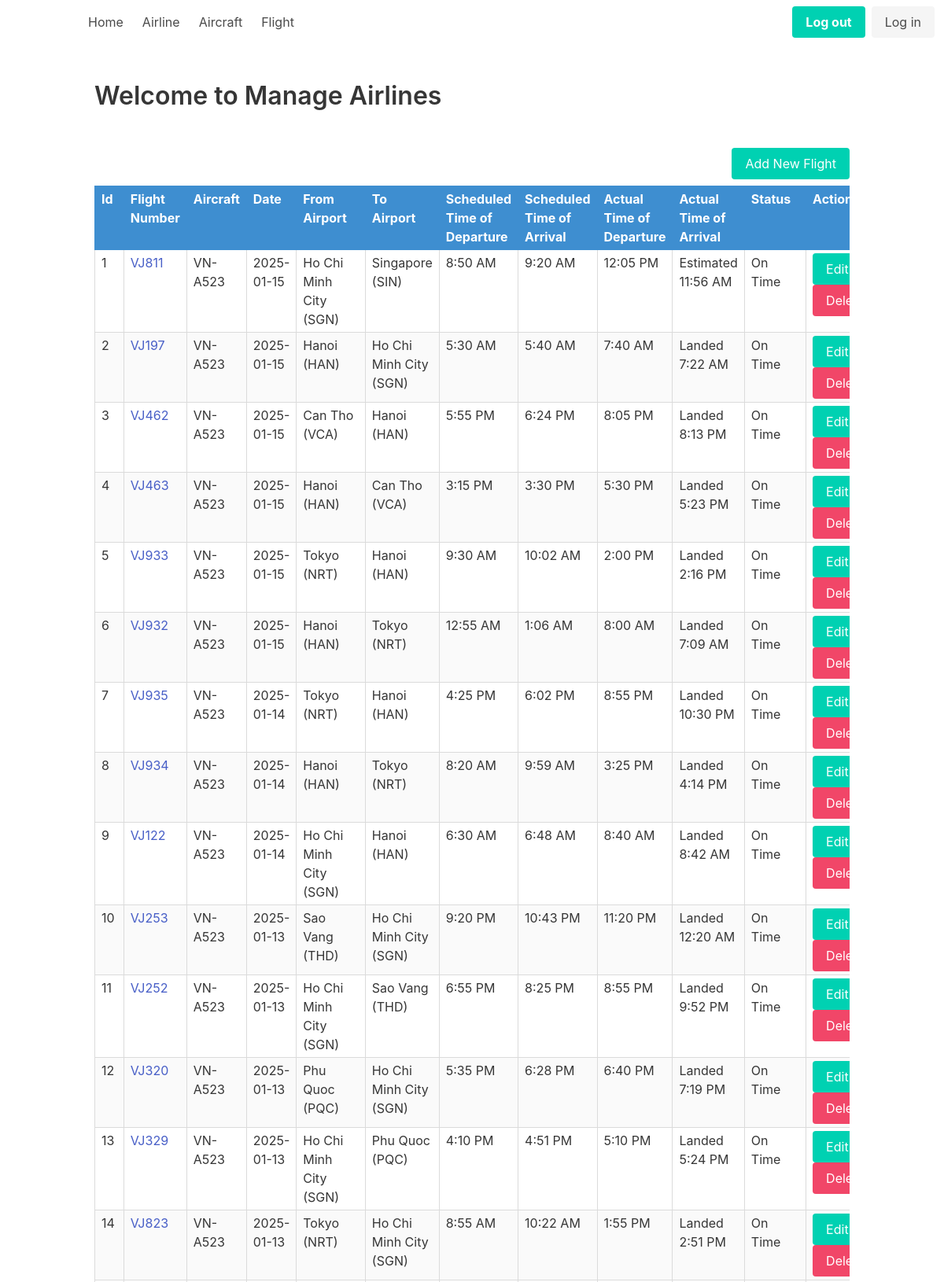
The page /flights (upper part) on the database its author committed.
### models/model.py (models this page shows)
class Base(DeclarativeBase):
    pass

class FlightModel(Base):
    __tablename__ = "flight"
    flight_id = Column(Integer, primary_key=True)
    flight_number = Column(String, nullable=False)
    aircraft_id = Column(Integer, ForeignKey("aircraft.aircraft_id"))
    airline_id = Column(Integer, nullable=False)
    date = Column(DateTime, nullable=False)
    from_airport = Column(String, nullable=False)
    to_airport = Column(String, nullable=False)
    scheduled_time_of_departure = Column(String, nullable=False)
    scheduled_time_of_arrival = Column(String, nullable=False)
    status = Column(String, nullable=False)
    actual_time_of_departure = Column(String, nullable=False)
    actual_time_of_arrival = Column(String, nullable=False)
    aircraft: Mapped["AirCraftModel"] = relationship(back_populates="flights")

class AirCraftModel(Base):
    __tablename__ = "aircraft"
    aircraft_id = Column(Integer, primary_key=True)
    name = Column(String, nullable=False)
    airline_id = Column(Integer, ForeignKey("airline.airline_id"))
    type = Column(String, nullable=False)
    airline: Mapped["AirlineModel"] = relationship(back_populates="aircrafts")
    flights: Mapped[List["FlightModel"]] = relationship(back_populates="aircraft")

### app.py (the view)
@app.route('/flights')
def route_flight():
    return flight_list(session)

### flight.py (called while the page is built)
def flight_list(session):
    stmt = select(FlightModel)
    flights = session.execute(stmt).scalars().all()
    return render_template('flight_list.html', flights=flights)

### templates/flight_list.html
{% extends "base.html" %} {% block content %}
<a class="button is-primary is-pulled-right" href="/flight/add"
  >Add New Flight</a
>
<br />
<br />
<div class="table-container">
  <table
    class="table is-bordered is-striped is-narrow is-hoverable is-fullwidth"
  >
    <thead>
      <tr>
        <th class="is-info">Id</th>
        <th class="is-info">Flight Number</th>
        <th class="is-info">Aircraft</th>
        <th class="is-info">Date</th>
        <th class="is-info">From Airport</th>
        <th class="is-info">To Airport</th>
        <th class="is-info">Scheduled Time of Departure</th>
        <th class="is-info">Scheduled Time of Arrival</th>
        <th class="is-info">Actual Time of Departure</th>
        <th class="is-info">Actual Time of Arrival</th>
        <th class="is-info">Status</th>
        <th class="is-info">Actions</th>
      </tr>
    </thead>
    <tbody>
      {% for flight in flights %}
      <tr>
        <td>{{ flight.flight_id }}</td>
        <td>
          <a href="/flight/edit/{{ flight.flight_id }}"
            >{{ flight.flight_number }}</a
          >
        </td>
        <td>{{ flight.aircraft.name }}</td>
        <td>{{ flight.date.strftime('%Y-%m-%d') }}</td>
        <td>{{ flight.from_airport }}</td>
        <td>{{ flight.to_airport }}</td>
        <td>{{ flight.scheduled_time_of_departure }}</td>
        <td>{{ flight.scheduled_time_of_arrival }}</td>
        <td>{{ flight.actual_time_of_departure }}</td>
        <td>{{ flight.actual_time_of_arrival }}</td>
        <td>{{ flight.status }}</td>
        <td>
          <a
            class="button is-primary"
            href="/flight/edit/{{ flight.flight_id }}"
            >Edit</a
          >
          <a
            class="button is-danger"
            href="/flight/delete/{{ flight.flight_id }}"
            >Delete</a
          >
        </td>
      </tr>
      {% endfor %}
    </tbody>
  </table>
</div>
{% endblock %}

### rows shown on the page
FlightModel: flight_id "1", flight_number "VJ811", aircraft.name "VN-A523", date "2025-01-15", from_airport "Ho Chi Minh City (SGN)", to_airport "Singapore (SIN)", scheduled_time_of_departure "8:50 AM", scheduled_time_of_arrival "9:20 AM", actual_time_of_departure "12:05 PM", actual_time_of_arrival "Estimated 11:56 AM", status "On Time"
FlightModel: flight_id "2", flight_number "VJ197", aircraft.name "VN-A523", date "2025-01-15", from_airport "Hanoi (HAN)", to_airport "Ho Chi Minh City (SGN)", scheduled_time_of_departure "5:30 AM", scheduled_time_of_arrival "5:40 AM", actual_time_of_departure "7:40 AM", actual_time_of_arrival "Landed 7:22 AM", status "On Time"
FlightModel: flight_id "3", flight_number "VJ462", aircraft.name "VN-A523", date "2025-01-15", from_airport "Can Tho (VCA)", to_airport "Hanoi (HAN)", scheduled_time_of_departure "5:55 PM", scheduled_time_of_arrival "6:24 PM", actual_time_of_departure "8:05 PM", actual_time_of_arrival "Landed 8:13 PM", status "On Time"
FlightModel: flight_id "4", flight_number "VJ463", aircraft.name "VN-A523", date "2025-01-15", from_airport "Hanoi (HAN)", to_airport "Can Tho (VCA)", scheduled_time_of_departure "3:15 PM", scheduled_time_of_arrival "3:30 PM", actual_time_of_departure "5:30 PM", actual_time_of_arrival "Landed 5:23 PM", status "On Time"
FlightModel: flight_id "5", flight_number "VJ933", aircraft.name "VN-A523", date "2025-01-15", from_airport "Tokyo (NRT)", to_airport "Hanoi (HAN)", scheduled_time_of_departure "9:30 AM", scheduled_time_of_arrival "10:02 AM", actual_time_of_departure "2:00 PM", actual_time_of_arrival "Landed 2:16 PM", status "On Time"
FlightModel: flight_id "6", flight_number "VJ932", aircraft.name "VN-A523", date "2025-01-15", from_airport "Hanoi (HAN)", to_airport "Tokyo (NRT)", scheduled_time_of_departure "12:55 AM", scheduled_time_of_arrival "1:06 AM", actual_time_of_departure "8:00 AM", actual_time_of_arrival "Landed 7:09 AM", status "On Time"
FlightModel: flight_id "7", flight_number "VJ935", aircraft.name "VN-A523", date "2025-01-14", from_airport "Tokyo (NRT)", to_airport "Hanoi (HAN)", scheduled_time_of_departure "4:25 PM", scheduled_time_of_arrival "6:02 PM", actual_time_of_departure "8:55 PM", actual_time_of_arrival "Landed 10:30 PM", status "On Time"
FlightModel: flight_id "8", flight_number "VJ934", aircraft.name "VN-A523", date "2025-01-14", from_airport "Hanoi (HAN)", to_airport "Tokyo (NRT)", scheduled_time_of_departure "8:20 AM", scheduled_time_of_arrival "9:59 AM", actual_time_of_departure "3:25 PM", actual_time_of_arrival "Landed 4:14 PM", status "On Time"
FlightModel: flight_id "9", flight_number "VJ122", aircraft.name "VN-A523", date "2025-01-14", from_airport "Ho Chi Minh City (SGN)", to_airport "Hanoi (HAN)", scheduled_time_of_departure "6:30 AM", scheduled_time_of_arrival "6:48 AM", actual_time_of_departure "8:40 AM", actual_time_of_arrival "Landed 8:42 AM", status "On Time"
FlightModel: flight_id "10", flight_number "VJ253", aircraft.name "VN-A523", date "2025-01-13", from_airport "Sao Vang (THD)", to_airport "Ho Chi Minh City (SGN)", scheduled_time_of_departure "9:20 PM", scheduled_time_of_arrival "10:43 PM", actual_time_of_departure "11:20 PM", actual_time_of_arrival "Landed 12:20 AM", status "On Time"
FlightModel: flight_id "11", flight_number "VJ252", aircraft.name "VN-A523", date "2025-01-13", from_airport "Ho Chi Minh City (SGN)", to_airport "Sao Vang (THD)", scheduled_time_of_departure "6:55 PM", scheduled_time_of_arrival "8:25 PM", actual_time_of_departure "8:55 PM", actual_time_of_arrival "Landed 9:52 PM", status "On Time"
FlightModel: flight_id "12", flight_number "VJ320", aircraft.name "VN-A523", date "2025-01-13", from_airport "Phu Quoc (PQC)", to_airport "Ho Chi Minh City (SGN)", scheduled_time_of_departure "5:35 PM", scheduled_time_of_arrival "6:28 PM", actual_time_of_departure "6:40 PM", actual_time_of_arrival "Landed 7:19 PM", status "On Time"
FlightModel: flight_id "13", flight_number "VJ329", aircraft.name "VN-A523", date "2025-01-13", from_airport "Ho Chi Minh City (SGN)", to_airport "Phu Quoc (PQC)", scheduled_time_of_departure "4:10 PM", scheduled_time_of_arrival "4:51 PM", actual_time_of_departure "5:10 PM", actual_time_of_arrival "Landed 5:24 PM", status "On Time"
FlightModel: flight_id "14", flight_number "VJ823", aircraft.name "VN-A523", date "2025-01-13", from_airport "Tokyo (NRT)", to_airport "Ho Chi Minh City (SGN)", scheduled_time_of_departure "8:55 AM", scheduled_time_of_arrival "10:22 AM", actual_time_of_departure "1:55 PM", actual_time_of_arrival "Landed 2:51 PM", status "On Time"
